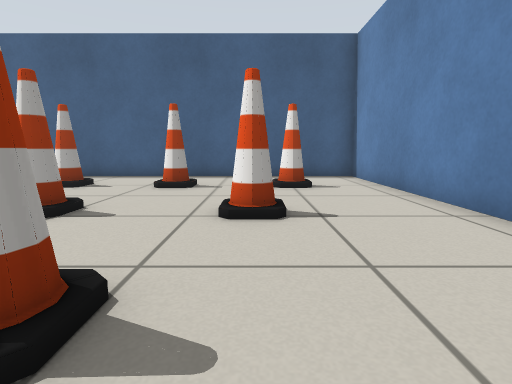
[1] (above)

22 first-person views from a walk through a robot-simulator world made for Gazebo. The camera is 0.5 m above the floor, tilts 8° down and sees 80° across. The floor is counted in squares, 0.5 m on a side. Each view is taken from the middle of a square. On the plan, view 1 faces up. The plan holds only what a view shows up to about 12 squares ahead; the rest is blank. The robots in the file are not drawn. Simple patterns stand in for the simulator's built-in surfaces.

[2]
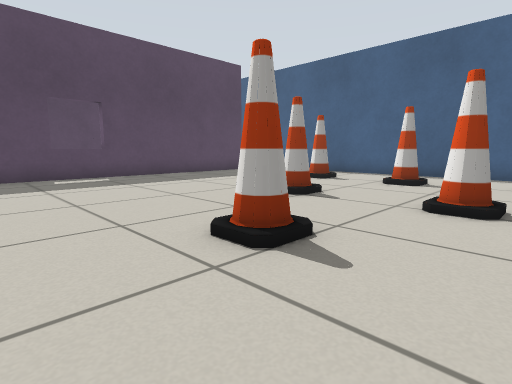

[3]
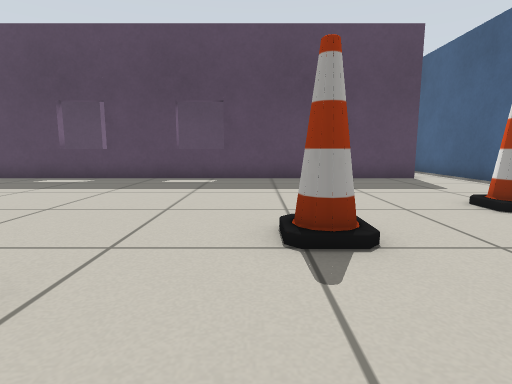

[4]
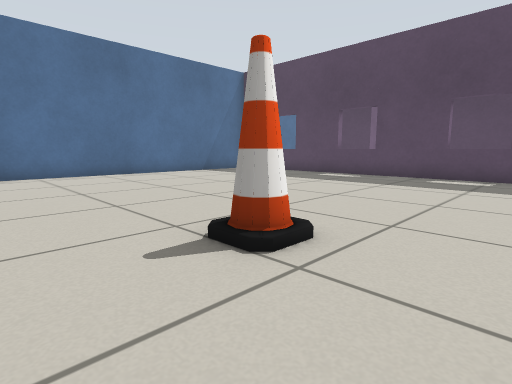

[5]
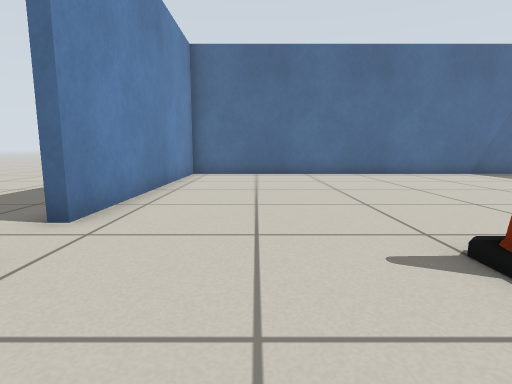

[6]
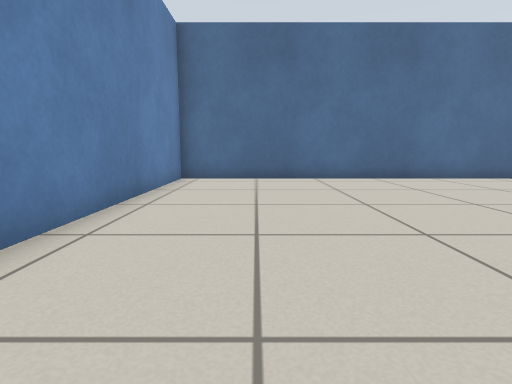

[7]
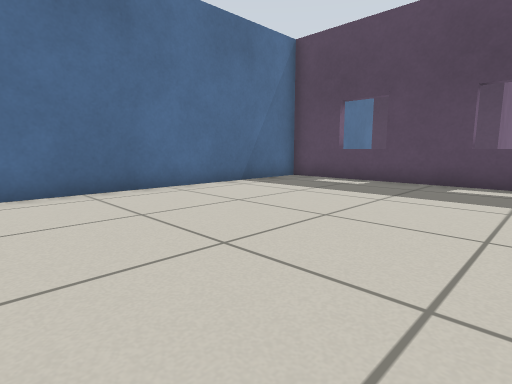

[8]
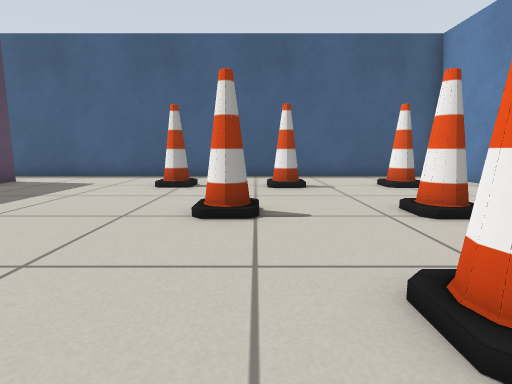

[9]
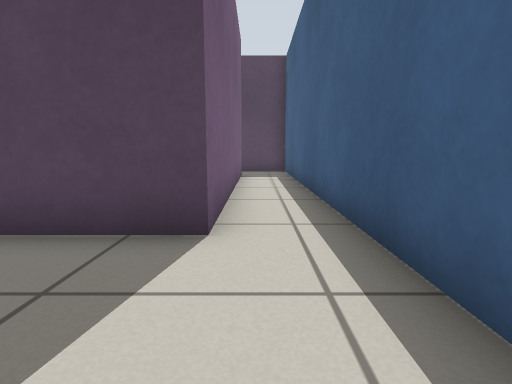

[10]
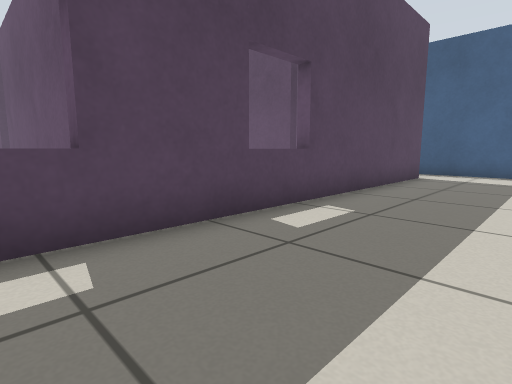

[11]
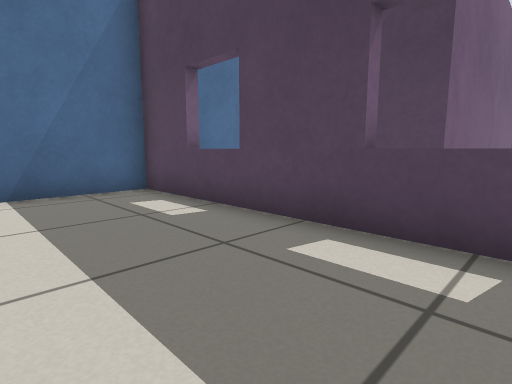

[12]
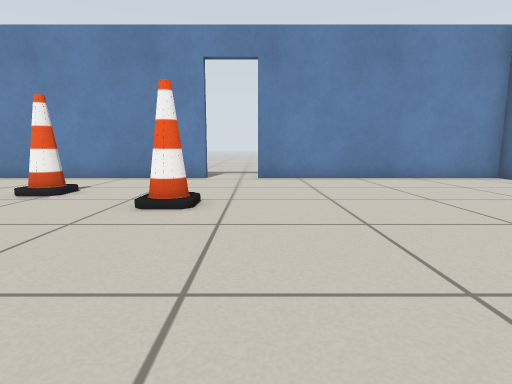

[13]
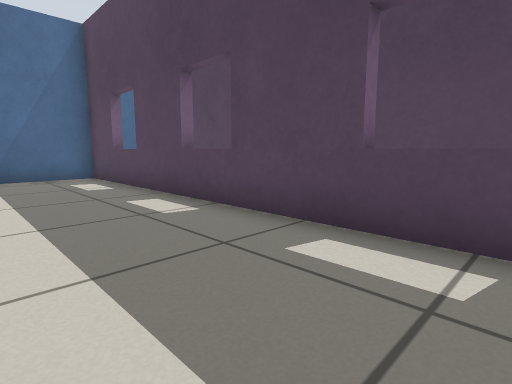

[14]
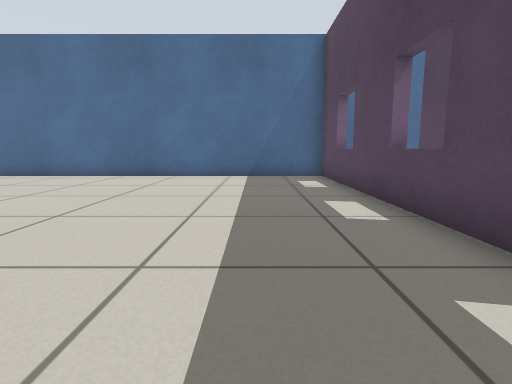

[15]
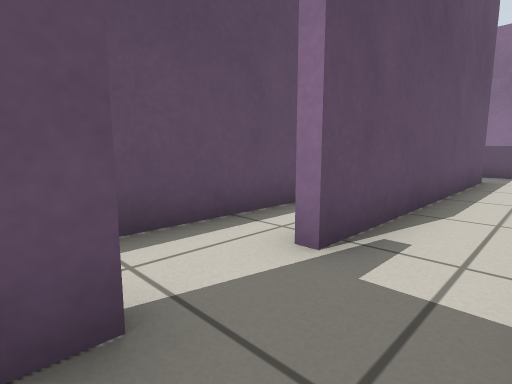

[16]
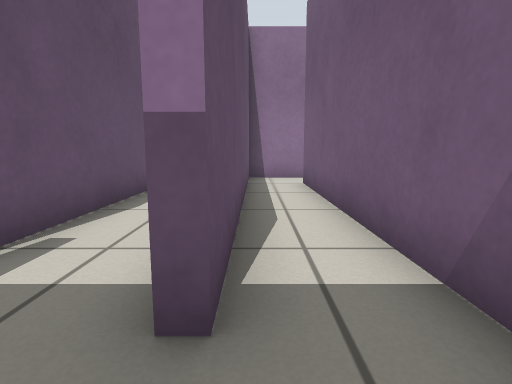

[17]
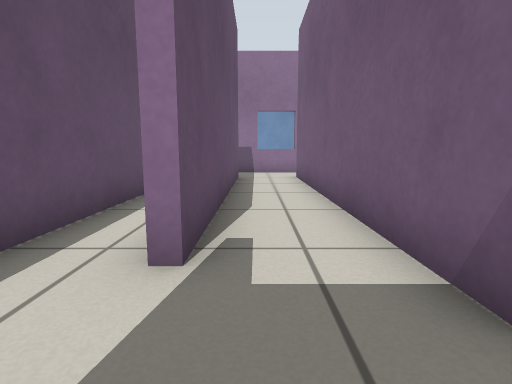

[18]
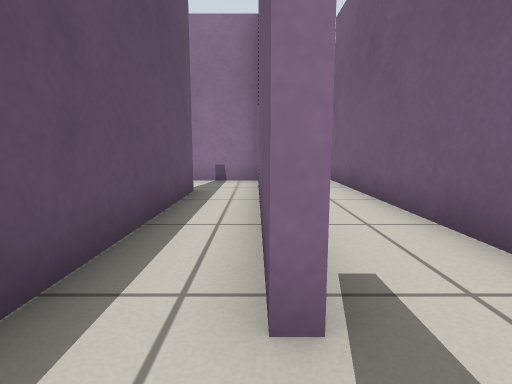

[19]
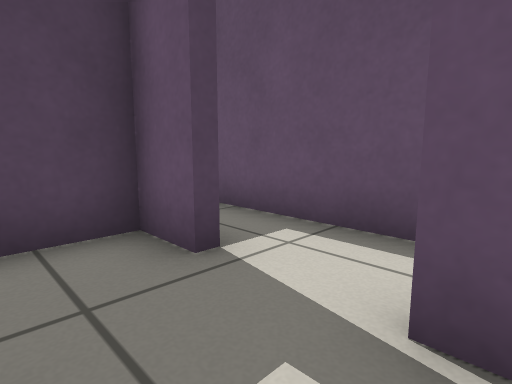

[20]
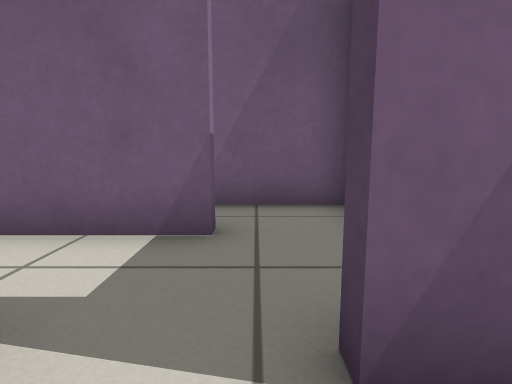

[21]
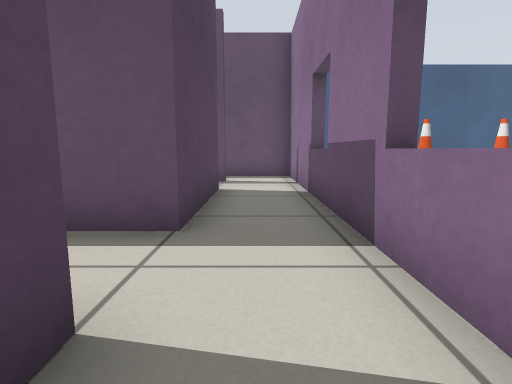

[22]
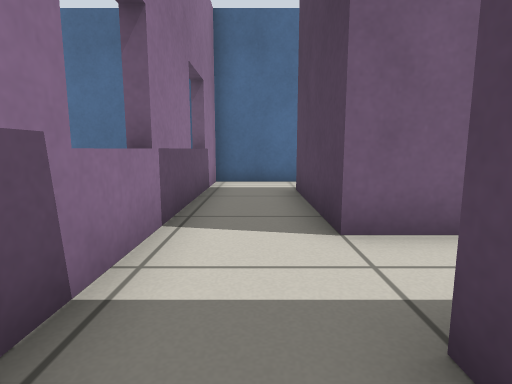

### Floor plan
Ten units are one square. View 1 is at (0, 0); x grows to the right and y downward. Boxes are objects, and circles mark ways between rooms. Rooms are numbered by the first view taken in them; rooms with no view inside come last. Other rooms are left out.
<svg viewBox="-260 -118 305 207">
<path fill="none" stroke="#000" d="M36 -16 36 -113 -192 -113M-190 -94 -105 -94 -105 84 36 84 36 0M-225 25 -130 25M-130 -37 -130 4 -215 4M-108 25 -108 -55M-234 1 -234 4 -246 4 -246 17M-129 -54 -149 -54M-140 28 -225 28 -225 25M-246 44 -149 44M-132 47 -132 27M-215 1 -157 1M-156 -15 -255 -15M-132 1 -132 -21M-241 1 -234 1M-141 84 -108 84 -108 25M-130 25 -130 65"/>
<rect x="-55" y="-85" width="10" height="10" fill="#bbb"><title>cone</title></rect>
<rect x="-45" y="-55" width="20" height="10" fill="#bbb"><title>cone</title></rect>
<rect x="-25" y="-25" width="20" height="10" fill="#bbb"><title>cone</title></rect>
<rect x="-25" y="-85" width="10" height="10" fill="#bbb"><title>cone</title></rect>
<rect x="-5" y="-55" width="10" height="10" fill="#bbb"><title>cone</title></rect>
<rect x="5" y="-85" width="10" height="10" fill="#bbb"><title>cone</title></rect>
<circle cx="-235" cy="30" r="3" fill="#2a7"/>
<circle cx="-225" cy="0" r="3" fill="#2a7"/>
<circle cx="-120" cy="30" r="3" fill="#2a7"/>
<text x="-40" y="-10">1</text>
<text x="-170" y="10">2</text>
<text x="-190" y="40">3</text>
<text x="-190" y="-10">4</text>
<text x="-220" y="70">5</text>
</svg>
Room 2 opens to room 3. Room 2 opens to room 4. Room 2 opens to room 5.

Where each view was taken, in squares from view 1:
view 1: 0 up, 0 right, facing up
view 2: 1 down, 1 right, facing up-left
view 3: 4 up, 0 right, facing left
view 4: 4 up, 1 right, facing down-left
view 5: 4 up, 1 right, facing down
view 6: 2 up, 1 right, facing down
view 7: 1 down, 1 left, facing down-left
view 8: 0 up, 3 left, facing up
view 9: 10 up, 7 left, facing left
view 10: 2 down, 7 left, facing up-left
view 11: 1 down, 7 left, facing down-left
view 12: 0 up, 7 left, facing right
view 13: 3 up, 7 left, facing down-left
view 14: 3 up, 8 left, facing down
view 15: 2 down, 24 left, facing up-right
view 16: 3 down, 24 left, facing right
view 17: 1 down, 24 left, facing right
view 18: 0 up, 23 left, facing right
view 19: 2 down, 21 left, facing up-left
view 20: 1 up, 23 left, facing down
view 21: 4 down, 12 left, facing up
view 22: 1 up, 12 left, facing down
